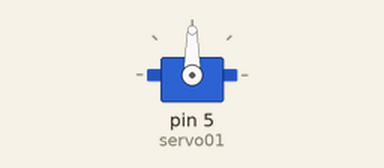
Simulated run of this sketch. Board: Arduino Uno, built with avr-gcc and run on an emulated ATmega328P. Parts: servo. What the sketch prints to the serial monitor is not drawn.

Above: at 0.05 s.
At 2.55 s:
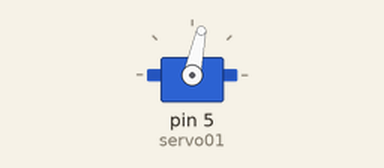
At 5.55 s:
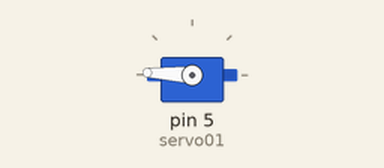
At 11.05 s:
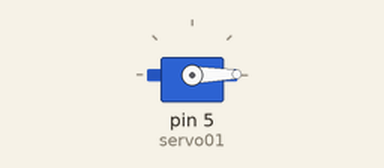
Timing chart, 0 to 14.4 s (numbered marks = the images above):
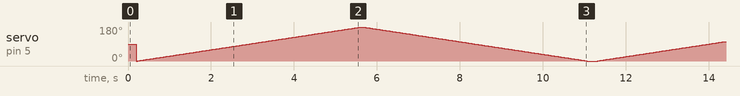

The sketch:

Servo_Motor.ino
```cpp
#include <Servo.h>

Servo servo01;
int pos = 0;

void setup() {
  Serial.begin(115200);
  Serial.println("B4H - Servicos em Computacao - Servo-Motor");
  servo01.attach(5);       // Controle no pino D5
}
void loop() {

   delay(200);
  for (pos = 0; pos <= 180; pos += 1) {
    // in steps of 1 degree
    servo01.write(pos);
    delay(30);
  }
  for (pos = 180; pos >= 0; pos -= 1) {
    servo01.write(pos);
    delay(30);
  }

}
```
